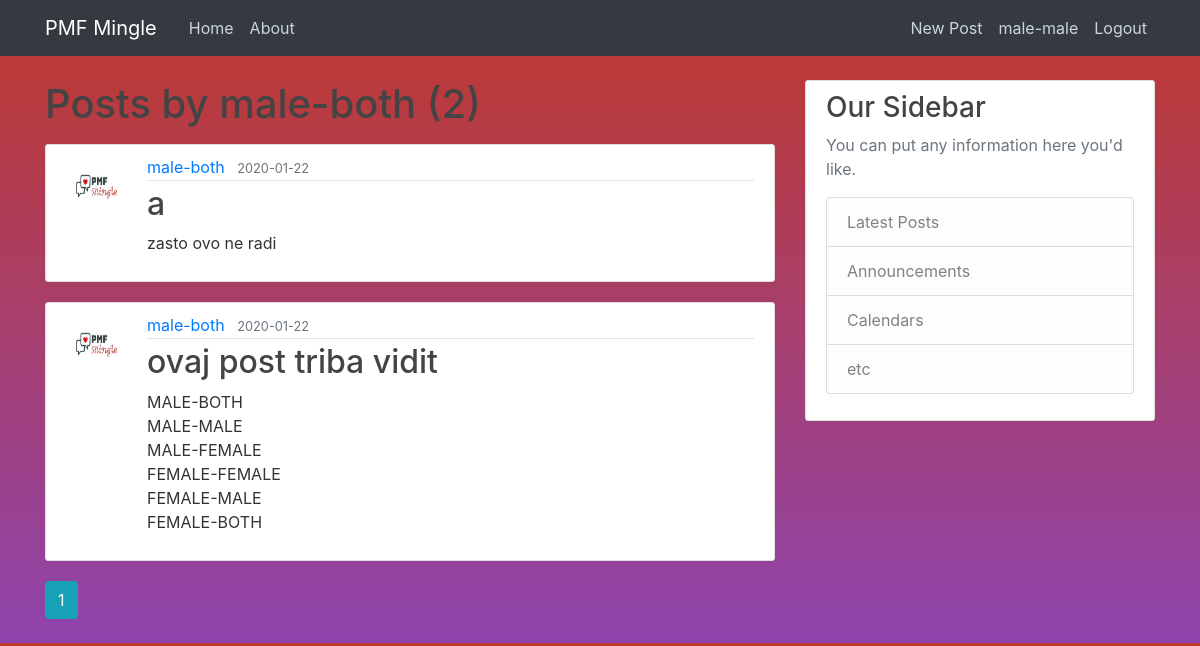
Screenshot of /user/male-both (signed in) with the database file from the repository.
### datingapp/models.py (models this page shows, shortened)
class User(db.Model, UserMixin):
    id = db.Column(db.Integer, primary_key=True)
    username = db.Column(db.String(20), unique=True, nullable=False)
    email = db.Column(db.String(120), unique=True, nullable=False)
    image_file = db.Column(db.String(20), nullable=False,
                           default='default.jpg')
    password = db.Column(db.String(60), nullable=False)
    gender = db.Column(db.String(20), nullable=False)
    preference = db.Column(db.String(20), nullable=False)
    posts = db.relationship('Post', backref='author', lazy=True)

class Post(db.Model):
    id = db.Column(db.Integer, primary_key=True)
    title = db.Column(db.String(100), nullable=False)
    date_posted = db.Column(db.DateTime, nullable=False,
                            default=datetime.utcnow)
    content = db.Column(db.Text, nullable=False)
    user_id = db.Column(db.Integer, db.ForeignKey('user.id'), nullable=False)

### datingapp/routes.py (the view)
@app.route("/user/<string:username>")
def user_posts(username):
    page  = request.args.get('page', 1, type=int)
    user = User.query.filter_by(username=username).first_or_404()
    posts = Post.query.filter_by(author=user)\
        .order_by(Post.date_posted.desc())\
        .paginate(page=page, per_page=5)
    return render_template('user_posts.html', posts=posts, user=user)

### datingapp/models.py (called while the page is built)
@login_manager.user_loader
def load_user(user_id):
    return User.query.get(int(user_id))

### datingapp/templates/user_posts.html
{% extends "layout.html" %}
{% block content %}
    <h1 class="mb-3">Posts by {{ user.username }} ({{ posts.total }})</h1>
    {% for post in posts.items %}
        <article class="media content-section">
          <img class="rounded-circle article-img" src="{{ url_for('static', filename='profile_pics/' + post.author.image_file) }}">
          <div class="media-body">
            <div class="article-metadata">
              <a class="mr-2" href="{{ url_for('user_posts', username=post.author.username) }}">{{ post.author.username }}</a>
              <small class="text-muted">{{ post.date_posted.strftime('%Y-%m-%d') }}</small>
            </div>
            <h2><a class="article-title" href="{{ url_for('post', post_id=post.id) }}">{{ post.title }}</a></h2>
            <p class="article-content">{{ post.content }}</p>
          </div>
        </article>
    {% endfor %}
    {% for page_num in posts.iter_pages(left_edge=1, right_edge=1, left_current=1, right_current=2) %}
      {% if page_num %}
        {% if posts.page == page_num %}
          <a class="btn btn-info mb-4" href="{{ url_for('user_posts', username=user.username, page=page_num) }}">{{ page_num }}</a>
        {% else %}
          <a class="btn btn-outline-info mb-4" href="{{ url_for('user_posts', username=user.username, page=page_num) }}">{{ page_num }}</a>
        {% endif %}
      {% else %}
        ...
      {% endif %}
    {% endfor %}
{% endblock content %}

### datingapp/templates/layout.html (shortened to what this page needs)
<!DOCTYPE html>
<html>
<head>
    <link rel="stylesheet" href="https://maxcdn.bootstrapcdn.com/bootstrap/4.0.0/css/bootstrap.min.css">
    <link rel="stylesheet" type="text/css" href="{{ url_for('static', filename='main.css') }}">
</head>
<body>
    <header class="site-header">
      <nav class="navbar navbar-expand-md navbar-dark bg-dark fixed-top">
        <div class="container">
          <a class="navbar-brand mr-4" href="/">PMF Mingle</a>
          <div class="collapse navbar-collapse" id="navbarToggle">
            <div class="navbar-nav mr-auto">
              <a class="nav-item nav-link" href="{{ url_for('home') }}">Home</a>
              <a class="nav-item nav-link" href="{{ url_for('about') }}">About</a>
            </div>
            <div class="navbar-nav">
              {% if current_user.is_authenticated %}
                <a class="nav-item nav-link" href="{{ url_for('new_post') }}">New Post</a>
                <a class="nav-item nav-link" href="{{ url_for('account') }}">{{ current_user.username }}</a>
                <a class="nav-item nav-link" href="{{ url_for('logout') }}">Logout</a>
              {% else %}
                <a class="nav-item nav-link" href="{{ url_for('login') }}">Login</a>
                <a class="nav-item nav-link" href="{{ url_for('register') }}">Register</a>
              {% endif %}
            </div>
          </div>
        </div>
      </nav>
    </header>
    <main role="main" class="container">
      <div class="row">
        <div class="col-md-8">
          {% block content %}{% endblock %}
        </div>
        <div class="col-md-4">
          <div class="content-section">
            <h3>Our Sidebar</h3>
            <p class='text-muted'>You can put any information here you'd like.
              <ul class="list-group">
                <li class="list-group-item list-group-item-light">Latest Posts</li>
                <li class="list-group-item list-group-item-light">Announcements</li>
                <li class="list-group-item list-group-item-light">Calendars</li>
                <li class="list-group-item list-group-item-light">etc</li>
              </ul>
            </p>
          </div>
        </div>
      </div>
    </main>
</body>
</html>

### datingapp/static/main.css (style rules this page uses)
body { background: linear-gradient( #c0392b, #8e44ad); color: #333333; margin-top: 5rem; }
h1, h2, h3, h4, h5, h6 { color: #444444; }
.site-header .navbar-nav .nav-link { color: #cbd5db; }
.content-section { background: #ffffff; padding: 10px 20px; border: 1px solid #dddddd; border-radius: 3px; margin-bottom: 20px; }
.article-title { color: #444444; }
.article-content { white-space: pre-line; }
.article-img { height: 65px; width: 65px; margin-right: 16px; }
.article-metadata { padding-bottom: 1px; margin-bottom: 4px; border-bottom: 1px solid #e3e3e3; }

### rows the page displays
User: username "male-male"
User: username "male-both"
Post: image_file (placeholder picture), author.username "male-both", date_posted "2020-01-22", title "a", content "zasto ovo ne radi"
Post: image_file (placeholder picture), author.username "male-both", date_posted "2020-01-22", title "ovaj post triba vidit", content "MALE-BOTH MALE-MALE MALE-FEMALE FEMALE-FEMALE FEMALE-MALE FEMALE-BOTH"

### other values shown
{{ posts.total }} "2"
{{ page_num }} "1"
